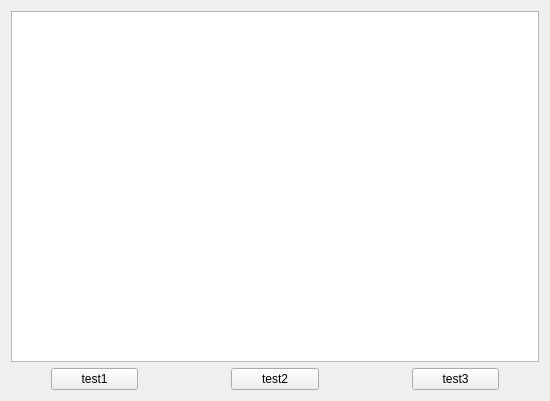
<?xml version="1.0" encoding="UTF-8"?>
<ui version="4.0">
 <class>TEST_UI</class>
 <widget class="QWidget" name="TEST_UI">
  <property name="geometry">
   <rect>
    <x>0</x>
    <y>0</y>
    <width>550</width>
    <height>401</height>
   </rect>
  </property>
  <property name="windowTitle">
   <string>Form</string>
  </property>
  <layout class="QGridLayout" name="gridLayout">
   <item row="0" column="0">
    <widget class="QTextEdit" name="textEdit"/>
   </item>
   <item row="1" column="0">
    <layout class="QHBoxLayout" name="horizontalLayout" stretch="0,1,1,1,1,1,0">
     <item>
      <spacer name="horizontalSpacer_3">
       <property name="orientation">
        <enum>Qt::Horizontal</enum>
       </property>
       <property name="sizeHint" stdset="0">
        <size>
         <width>40</width>
         <height>20</height>
        </size>
       </property>
      </spacer>
     </item>
     <item>
      <widget class="QPushButton" name="pushButton">
       <property name="text">
        <string>test1</string>
       </property>
      </widget>
     </item>
     <item>
      <spacer name="horizontalSpacer">
       <property name="orientation">
        <enum>Qt::Horizontal</enum>
       </property>
       <property name="sizeHint" stdset="0">
        <size>
         <width>40</width>
         <height>20</height>
        </size>
       </property>
      </spacer>
     </item>
     <item>
      <widget class="QPushButton" name="pushButton_2">
       <property name="text">
        <string>test2</string>
       </property>
      </widget>
     </item>
     <item>
      <spacer name="horizontalSpacer_2">
       <property name="orientation">
        <enum>Qt::Horizontal</enum>
       </property>
       <property name="sizeHint" stdset="0">
        <size>
         <width>40</width>
         <height>20</height>
        </size>
       </property>
      </spacer>
     </item>
     <item>
      <widget class="QPushButton" name="pushButton_3">
       <property name="text">
        <string>test3</string>
       </property>
      </widget>
     </item>
     <item>
      <spacer name="horizontalSpacer_4">
       <property name="orientation">
        <enum>Qt::Horizontal</enum>
       </property>
       <property name="sizeHint" stdset="0">
        <size>
         <width>40</width>
         <height>20</height>
        </size>
       </property>
      </spacer>
     </item>
    </layout>
   </item>
  </layout>
 </widget>
 <resources/>
 <connections/>
</ui>
